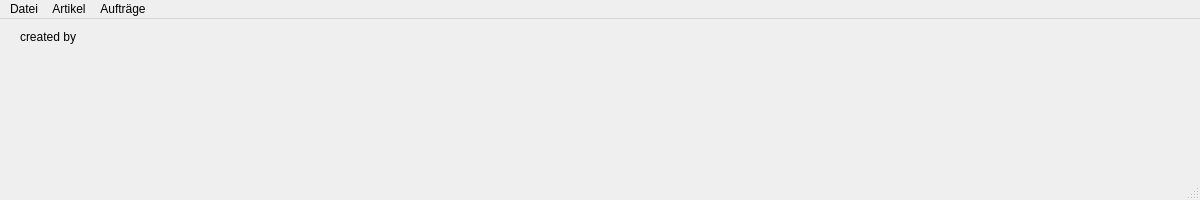
<?xml version="1.0" encoding="UTF-8"?>
<ui version="4.0">
 <class>frm_main</class>
 <widget class="QMainWindow" name="frm_main">
  <property name="geometry">
   <rect>
    <x>0</x>
    <y>0</y>
    <width>1200</width>
    <height>200</height>
   </rect>
  </property>
  <property name="sizePolicy">
   <sizepolicy hsizetype="Expanding" vsizetype="Expanding">
    <horstretch>0</horstretch>
    <verstretch>0</verstretch>
   </sizepolicy>
  </property>
  <property name="windowTitle">
   <string>MainWindow</string>
  </property>
  <widget class="QWidget" name="centralwidget">
   <widget class="QLabel" name="label_2">
    <property name="geometry">
     <rect>
      <x>20</x>
      <y>10</y>
      <width>141</width>
      <height>16</height>
     </rect>
    </property>
    <property name="text">
     <string>created by</string>
    </property>
   </widget>
  </widget>
  <widget class="QMenuBar" name="menubar">
   <property name="geometry">
    <rect>
     <x>0</x>
     <y>0</y>
     <width>1200</width>
     <height>24</height>
    </rect>
   </property>
   <property name="nativeMenuBar">
    <bool>false</bool>
   </property>
   <widget class="QMenu" name="menuDatei">
    <property name="title">
     <string>Datei</string>
    </property>
    <addaction name="actionBeenden"/>
   </widget>
   <widget class="QMenu" name="menuArtikel">
    <property name="title">
     <string>Artikel</string>
    </property>
    <addaction name="actionArtikel_Liste"/>
   </widget>
   <widget class="QMenu" name="menuAuftr_ge">
    <property name="title">
     <string>Aufträge</string>
    </property>
    <addaction name="actionAuftr_ge_Liste"/>
   </widget>
   <addaction name="menuDatei"/>
   <addaction name="menuArtikel"/>
   <addaction name="menuAuftr_ge"/>
  </widget>
  <widget class="QStatusBar" name="statusbar"/>
  <action name="actionBeenden">
   <property name="text">
    <string>Beenden</string>
   </property>
  </action>
  <action name="actionArtikel_Liste">
   <property name="text">
    <string>Artikel Liste</string>
   </property>
  </action>
  <action name="actionAuftr_ge_Liste">
   <property name="text">
    <string>Aufträge Liste</string>
   </property>
  </action>
 </widget>
 <resources/>
 <connections/>
</ui>
